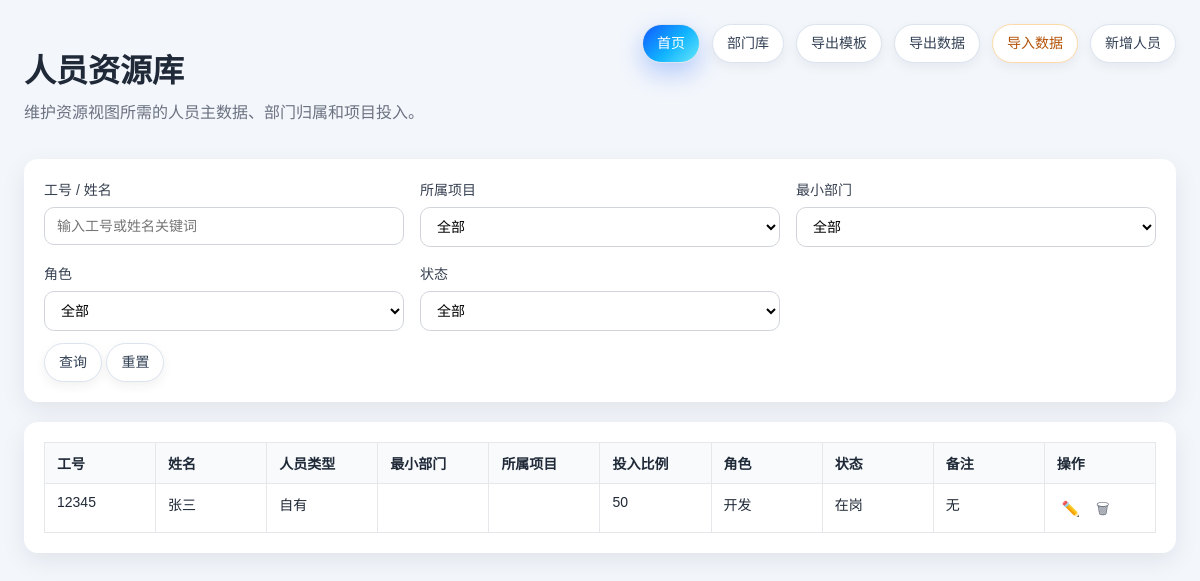
The app's page /admin/resource-people with its own data.
### tables this page shows
CREATE TABLE resource_people (
                id INTEGER PRIMARY KEY AUTOINCREMENT,
                employee_id TEXT,
                employee_name TEXT,
                person_type TEXT,
                department_id INTEGER,
                project_id INTEGER,
                allocation_ratio TEXT,
                role_name TEXT,
                status TEXT,
                remarks TEXT,
                created_at TEXT DEFAULT CURRENT_TIMESTAMP,
                updated_at TEXT DEFAULT CURRENT_TIMESTAMP,
                FOREIGN KEY(department_id) REFERENCES departments(id) ON DELETE SET NULL,
                FOREIGN KEY(project_id) REFERENCES projects(id) ON DELETE SET NULL
            );

### src/app.py (the view)
@app.route('/admin/resource-people')
@login_required
def admin_resource_people():
    denied = require_feature('manage_service_resources', '当前账号不能管理资源视图基础数据')
    if denied:
        return denied
    rows = load_resource_people()
    department_options = load_departments()
    project_options = load_project_options()
    keyword = (request.args.get('keyword') or '').strip()
    project_name = (request.args.get('project_name') or '').strip()
    department_name = (request.args.get('department_name') or '').strip()
    role_name = (request.args.get('role_name') or '').strip()
    status = (request.args.get('status') or '').strip()
    edit_id = (request.args.get('edit_id') or '').strip()
    filtered_rows = filter_resource_people_admin(rows, keyword=keyword, project_name=project_name, department_name=department_name, role_name=role_name, status=status)
    return render_template('resource_person_list.html', records=filtered_rows, filter_options=get_resource_people_admin_filter_options(rows), filters={'keyword': keyword, 'project_name': project_name, 'department_name': department_name, 'role_name': role_name, 'status': status}, edit_id=edit_id, department_options=department_options, project_options=project_options, **build_auth_context())

### src/app.py (called while the page is built, shortened)
@app.context_processor
def inject_template_helpers():
    return {
        'milestone_image_url': milestone_image_url,
    }

def default_feature_flags(role):
    role = normalize_permission_role(role)
    if role == 'admin':
        return {key: True for key in FEATURE_KEYS}
    return {
        'view_system': False,
        'manage_permissions': False,
        'manage_backup': False,
        'submit_requirement': True,
        'manage_requirement_status': False,
        'manage_projects': False,
        'manage_features': False,
        'manage_service_resources': False,
        'import_export_data': True,
    }

def normalize_permission_role(role_text):
    role = (role_text or '').strip().lower()
    return 'admin' if role == 'admin' else 'guest'

def oauth_enabled():
    return os.getenv("RELEASEPLAN_OAUTH_ENABLED", "false").lower() == "true"

def local_admin_enabled():
    admin_username = (os.getenv('RELEASEPLAN_LOCAL_ADMIN_USERNAME') or '').strip()
    admin_password = (os.getenv('RELEASEPLAN_LOCAL_ADMIN_PASSWORD') or '').strip()
    guest_username = (os.getenv('RELEASEPLAN_LOCAL_GUEST_USERNAME') or '').strip()
    guest_password = (os.getenv('RELEASEPLAN_LOCAL_GUEST_PASSWORD') or '').strip()
    return bool((admin_username and admin_password) or (guest_username and guest_password))

def auth_mode():
    if oauth_enabled() and local_admin_enabled():
        return 'hybrid'
    if oauth_enabled():
        return 'oauth2'
    if local_admin_enabled():
        return 'local'
    return 'none'

def get_current_user():
    return session.get('oauth_user') or session.get('local_user')

def get_current_user_roles():
    user = get_current_user() or {}
    roles = user.get('roles') or []
    if isinstance(roles, str):
        roles = [roles]
    return [str(role).strip().lower() for role in roles if str(role).strip()]

def get_current_user_features(user=None):
    user = user if user is not None else get_current_user()
    if not isinstance(user, dict):
        return default_feature_flags('guest')

def can_access(feature_key, user=None):
    mode = auth_mode()
    if mode == 'none':
        return True
    features = get_current_user_features(user)
    return bool(features.get(feature_key))

def can_edit(user=None):
    return can_access('manage_projects', user) or can_access('manage_features', user) or can_access('manage_service_resources', user) or can_access('manage_backup', user) or can_access('manage_permissions', user)

### templates/resource_person_list.html (shortened to what this page needs)
<!doctype html>
<html lang="zh-CN">
<head>
  <link rel="stylesheet" href="{{ url_for('static', filename='style.css') }}">
</head>
<body>
  <div class="page">
    <header class="toolbar">
      <div>
        <h1>人员资源库</h1>
        <p>维护资源视图所需的人员主数据、部门归属和项目投入。</p>
      </div>
      <div class="toolbar-actions">
        <a class="button home-button" href="{{ url_for('index') }}">首页</a>
        <a class="button secondary" href="{{ url_for('admin_departments') }}">部门库</a>
        <a class="button secondary" href="{{ url_for('admin_resource_people_template_csv') }}">导出模板</a>
        <a class="button secondary" href="{{ url_for('admin_resource_people_export_csv') }}">导出数据</a>
        <button class="button warning" type="button" onclick="document.getElementById('resource-people-import-panel').hidden = false;">导入数据</button>
        <a class="button" href="{{ url_for('admin_resource_person_new') }}">新增人员</a>
      </div>
    </header>
    <form class="card filter-form" method="get" action="{{ url_for('admin_resource_people') }}">
      <div class="form-grid form-grid-3">
        <label>工号 / 姓名
          <input type="text" name="keyword" value="{{ filters.keyword or '' }}" placeholder="输入工号或姓名关键词">
        </label>
        <label>所属项目
          <select name="project_name">
            <option value="">全部</option>
          </select>
        </label>
        <label>最小部门
          <select name="department_name">
            <option value="">全部</option>
          </select>
        </label>
        <label>角色
          <select name="role_name">
            <option value="">全部</option>
          </select>
        </label>
        <label>状态
          <select name="status">
            <option value="">全部</option>
          </select>
        </label>
      </div>
      <div class="form-actions" style="margin-top:12px;">
        <button class="button" type="submit">查询</button>
        <a class="button secondary" href="{{ url_for('admin_resource_people') }}">重置</a>
      </div>
    </form>
    {% if records %}
    <div class="table-wrap card">
      <table class="data-table">
        <thead>
          <tr>
            <th>工号</th>
            <th>姓名</th>
            <th>人员类型</th>
            <th>最小部门</th>
            <th>所属项目</th>
            <th>投入比例</th>
            <th>角色</th>
            <th>状态</th>
            <th>备注</th>
            <th>操作</th>
          </tr>
        </thead>
        <tbody>
          {% for record in records %}
          {% if edit_id and edit_id|int == record.id %}
          <tr>
            <form method="post" action="{{ url_for('admin_resource_person_edit', record_id=record.id) }}">
              <td><input type="text" name="employee_id" value="{{ record.employee_id or '' }}" style="width:100px;"></td>
              <td><input type="text" name="employee_name" value="{{ record.employee_name or '' }}" style="width:100px;"></td>
              <td>
                <select name="person_type" style="max-width:100px;">
                  <option value="" {% if not record.person_type %}selected{% endif %}>空白</option>
                  <option value="自有" {% if record.person_type == '自有' %}selected{% endif %}>自有</option>
                  <option value="OD" {% if record.person_type == 'OD' %}selected{% endif %}>OD</option>
                  <option value="TM" {% if record.person_type == 'TM' %}selected{% endif %}>TM</option>
                  <option value="在岸" {% if record.person_type == '在岸' %}selected{% endif %}>在岸</option>
                  <option value="实习生" {% if record.person_type == '实习生' %}selected{% endif %}>实习生</option>
                  <option value="博士后" {% if record.person_type == '博士后' %}selected{% endif %}>博士后</option>
                </select>
              </td>
              <td>
                <select name="department_id" style="max-width:180px;">
                  <option value="">为空</option>
                  {% for item in department_options %}
                  <option value="{{ item.id }}" {% if record.department_id == item.id %}selected{% endif %}>{{ item.department_full_name }}</option>
                  {% endfor %}
                </select>
              </td>
              <td>
                <select name="project_id" style="max-width:180px;">
                  <option value="">为空</option>
                  {% for item in project_options %}
                  <option value="{{ item.id }}" {% if record.project_id == item.id %}selected{% endif %}>{{ item.project_name }}</option>
                  {% endfor %}
                </select>
              </td>
              <td><input type="text" name="allocation_ratio" value="{{ record.allocation_ratio or '' }}" style="width:80px;"></td>
              <td>
                <select name="role_name" style="max-width:110px;">
                  <option value="" {% if not record.role_name %}selected{% endif %}>空白</option>
                  <option value="开发" {% if record.role_name == '开发' %}selected{% endif %}>开发</option>
                  <option value="测试" {% if record.role_name == '测试' %}selected{% endif %}>测试</option>
                  <option value="运维" {% if record.role_name == '运维' %}selected{% endif %}>运维</option>
                  <option value="资料" {% if record.role_name == '资料' %}selected{% endif %}>资料</option>
                  <option value="用户体验" {% if record.role_name == '用户体验' %}selected{% endif %}>用户体验</option>
                  <option value="架构师" {% if record.role_name == '架构师' %}selected{% endif %}>架构师</option>
                  <option value="项目经理" {% if record.role_name == '项目经理' %}selected{% endif %}>项目经理</option>
                  <option value="产品管理" {% if record.role_name == '产品管理' %}selected{% endif %}>产品管理</option>
                  <option value="HR" {% if record.role_name == 'HR' %}selected{% endif %}>HR</option>
                  <option value="其他" {% if record.role_name == '其他' %}selected{% endif %}>其他</option>
                </select>
              </td>
              <td>
                <select name="status" style="max-width:120px;">
                  <option value="" {% if not record.status %}selected{% endif %}>空白</option>
                  <option value="在岗" {% if record.status == '在岗' %}selected{% endif %}>在岗</option>
                  <option value="请假" {% if record.status == '请假' %}selected{% endif %}>请假</option>
                  <option value="支持外部会战" {% if record.status == '支持外部会战' %}selected{% endif %}>支持外部会战</option>
                  <option value="待入场" {% if record.status == '待入场' %}selected{% endif %}>待入场</option>
                  <option value="待切出" {% if record.status == '待切出' %}selected{% endif %}>待切出</option>
                </select>
              </td>
              <td><input type="text" name="remarks" value="{{ record.remarks or '' }}" style="width:120px;"></td>
              <td>
                <div class="inline-actions">
                  <button class="button tiny" type="submit">保存</button>
                  <a class="button tiny secondary" href="{{ url_for('admin_resource_people', keyword=filters.keyword, project_name=filters.project_name, department_name=filters.department_name, role_name=filters.role_name, status=filters.status) }}">取消</a>
                </div>
              </td>
            </form>
          </tr>
          {% else %}
          <tr>
            <td>{{ record.employee_id or '' }}</td>
            <td>{{ record.employee_name or '' }}</td>
            <td>{{ record.person_type or '' }}</td>
            <td>{{ record.level_2_department or record.level_1_department or '' }}</td>
            <td>{{ record.project_name or '' }}</td>
            <td>{{ record.allocation_ratio or '' }}</td>
            <td>{{ record.role_name or '' }}</td>
            <td>{{ record.status or '' }}</td>
            <td>{{ record.remarks or '' }}</td>
            <td>
              <div class="inline-actions">
                <a class="icon-action" href="{{ url_for('admin_resource_people', keyword=filters.keyword, project_name=filters.project_name, department_name=filters.department_name, role_name=filters.role_name, status=filters.status, edit_id=record.id) }}" title="编辑">✏️</a>
                <form method="post" action="{{ url_for('admin_resource_person_delete', record_id=record.id) }}" class="inline-delete-form">
                  <button class="icon-action danger delete-trigger" type="button" title="删除">🗑</button>
                </form>
              </div>
            </td>
          </tr>
          {% endif %}
          {% endfor %}
        </tbody>
      </table>
    </div>
    {% else %}
    <div class="empty">当前还没有人员资源数据。</div>
    {% endif %}
  </div>
</body>
</html>

### static/style.css (style rules this page uses)
body { margin: 0; font-family: Arial, "PingFang SC", "Microsoft YaHei", sans-serif; background: #f3f6fb; color: #1f2937; }
.page { max-width: 1500px; margin: 0 auto; padding: 24px; }
header h1 { margin-bottom: 8px; }
header p { margin-top: 0; color: #6b7280; }
.card { background: #fff; border-radius: 16px; box-shadow: 0 8px 24px rgba(15, 23, 42, 0.08); }
.toolbar { display: flex; justify-content: space-between; gap: 16px; align-items: flex-start; margin-bottom: 20px; }
.toolbar-actions { display: flex; gap: 12px; align-items: center; flex-wrap: wrap; overflow: visible; }
.button { display: inline-flex; align-items: center; justify-content: center; padding: 10px 14px; border-radius: 999px; background: #ffffff; color: #334155; text-decoration: none; border: 1px solid #dbe3ee; cursor: pointer; font-size: 14px; font-family: inherit; line-height: 1.2; box-shadow: 0 4px 12px rgba(15, 23, 42, 0.06); }
.button.secondary { background: #ffffff; color: #334155; border-color: #dbe3ee; }
.button.home-button { background: linear-gradient(135deg, #0f59ff 0%, #12b5ff 55%, #67e8f9 100%); color: #ffffff; box-shadow: 0 10px 24px rgba(15, 89, 255, 0.28); }
.button.warning { background: #ffffff; color: #b45309; border-color: #fcd9a7; }
.card { background: #fff; border-radius: 14px; padding: 20px; box-shadow: 0 8px 24px rgba(15, 23, 42, 0.08); }
.table-wrap { overflow-x: auto; overflow-y: visible; }
.data-table { width: 100%; border-collapse: collapse; table-layout: fixed; }
.data-table th, .data-table td { border: 1px solid #e5e7eb; padding: 10px 12px; text-align: left; vertical-align: top; font-size: 14px; word-break: break-word; }
.data-table th { background: #f8fafc; position: relative; }
.inline-actions { display: inline-flex; align-items: center; gap: 4px; flex-wrap: nowrap; }
.compact-actions form, .inline-actions form { margin: 0; }
.inline-delete-form { position: relative; display: inline-flex; align-items: center; }
.icon-action, .icon-action:link, .icon-action:visited, .icon-action:hover, .icon-action:active { display: inline-flex; align-items: center; justify-content: center; width: 28px; height: 28px; border: none; background: transparent; color: #6b7280; text-decoration: none !important; border-radius: 6px; cursor: pointer; font-size: 15px; line-height: 1; padding: 0; transition: background 0.15s ease, color 0.15s ease; }
.form-grid { display: grid; grid-template-columns: repeat(2, minmax(0, 1fr)); gap: 16px; }
.form-grid-3 { grid-template-columns: repeat(3, minmax(0, 1fr)); }
.form-grid label, .month-grid-form label, .block-field { display: flex; flex-direction: column; gap: 8px; font-size: 14px; color: #374151; }
.form-grid input, .form-grid select, .month-grid-form input, .block-field textarea { border: 1px solid #d1d5db; border-radius: 10px; padding: 10px 12px; font-size: 14px; font-family: inherit; background: #fff; }
.filter-form { margin-bottom: 20px; }

### records on screen
resource_people: employee "12345", employee_name "张三", person_type "自有", allocation_ratio "50", role_name "开发", status "在岗", remarks "无"
